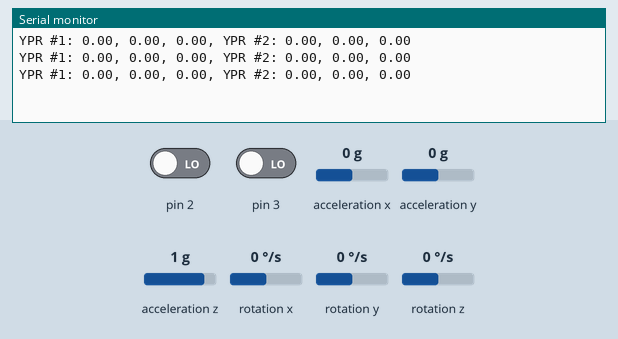
Bench run of a sketch on a simulated Arduino Uno, built with avr-gcc and run on an emulated ATmega328P. Parts: the last lines printed to the serial monitor. The inputs (shaded band) are chosen by the test bench; at power-on: acceleration x 0 g, acceleration y 0 g, acceleration z 1 g, rotation z 0 °/s, pin 2 LOW, pin 3 LOW, rotation x 0 °/s, rotation y 0 °/s. The sensor or clock chip raises its interrupt line as the real part does.

Above: at 2.2 s.
2.3 s: acceleration x set to -1.4 g
At 3.0 s:
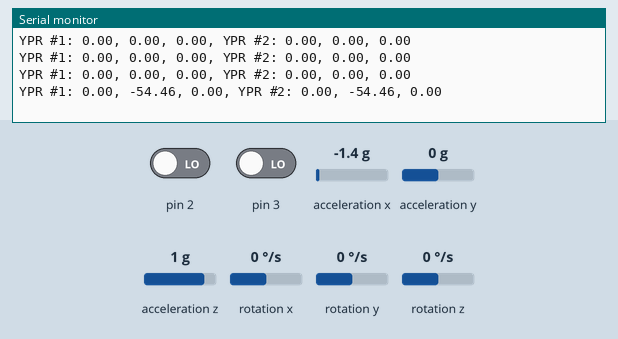
3.8 s: acceleration y set to -1.4 g
At 4.5 s:
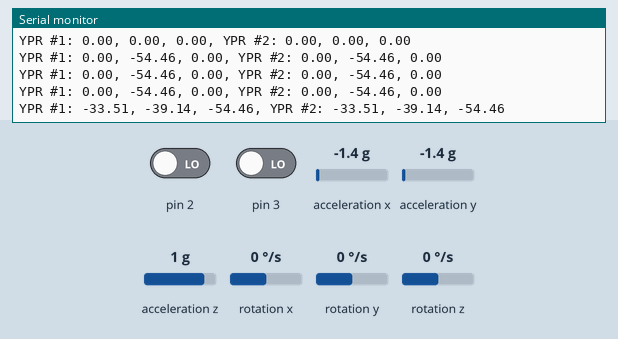
5.3 s: acceleration z set to -1.4 g
At 6.0 s:
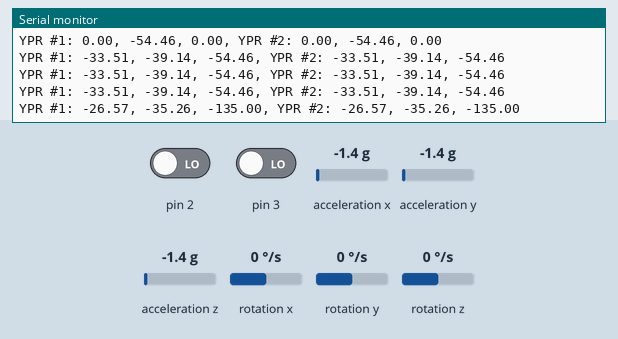
6.8 s: rotation z set to -192 °/s
At 7.5 s:
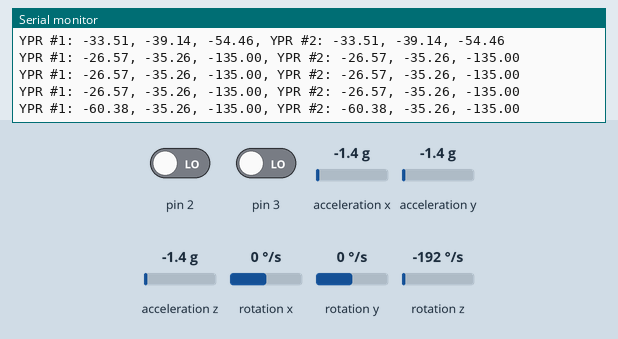
8.3 s: pin 2 driven HIGH
At 9.0 s:
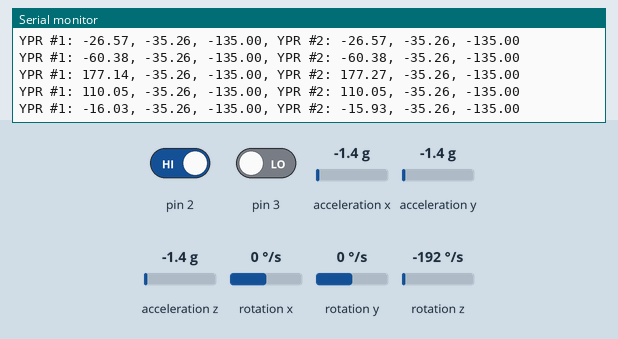
9.8 s: pin 3 driven HIGH
At 10.5 s:
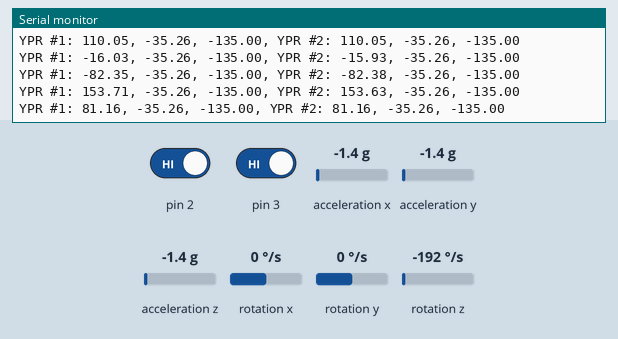
Timing chart, 0 to 12.3 s (numbered marks = the images above; inputs shaded):
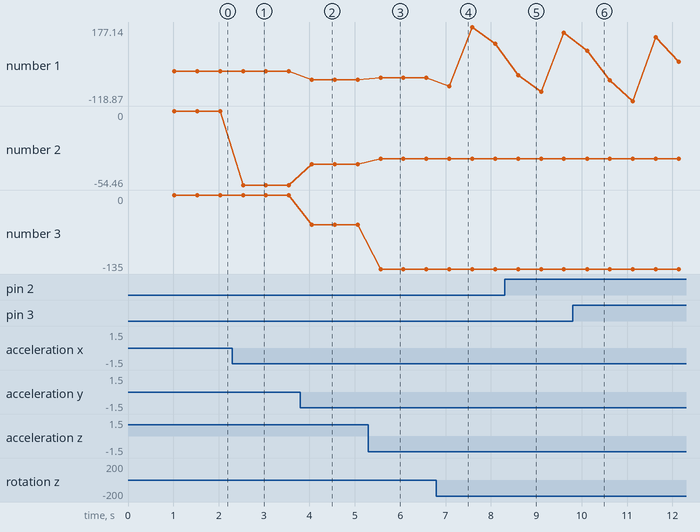

The sketch:

gyro_sensor.ino
```cpp
#include <Wire.h>
#include <I2Cdev.h>
#include <MPU6050_6Axis_MotionApps20.h>

// Create instances for both sensors
MPU6050 mpu1(0x68);  // Address of the first MPU6050
MPU6050 mpu2(0x69);  // Address of the second MPU6050

bool dmpReady1 = false;  // Set true if DMP init was successful
bool dmpReady2 = false;  // Set true if DMP init was successful
uint8_t mpuIntStatus1;   // Holds actual interrupt status byte from MPU
uint8_t mpuIntStatus2;   // Holds actual interrupt status byte from MPU
uint8_t devStatus1;      // Return status after each device operation (0 = success, !0 = error)
uint8_t devStatus2;      // Return status after each device operation (0 = success, !0 = error)
uint16_t packetSize1;    // Expected DMP packet size (default is 42 bytes)
uint16_t packetSize2;    // Expected DMP packet size (default is 42 bytes)
uint16_t fifoCount1;     // Count of all bytes currently in FIFO
uint16_t fifoCount2;     // Count of all bytes currently in FIFO
uint8_t fifoBuffer1[64]; // FIFO storage buffer
uint8_t fifoBuffer2[64]; // FIFO storage buffer

Quaternion q1;           // [w, x, y, z] quaternion container
Quaternion q2;           // [w, x, y, z] quaternion container
VectorFloat gravity1;    // [x, y, z] gravity vector
VectorFloat gravity2;    // [x, y, z] gravity vector
float ypr1[3];           // [yaw, pitch, roll] yaw/pitch/roll container and gravity vector
float ypr2[3];           // [yaw, pitch, roll] yaw/pitch/roll container and gravity vector

unsigned long lastOutputTime = 0;
const int outputInterval = 500; // Output every 0.5 seconds

void setup() {
  Serial.begin(115200);
  Wire.begin();
  Wire.setClock(400000);  // Set I2C frequency to 400kHz

  // Initialize the first MPU6050 sensor
  mpu1.initialize();
  devStatus1 = mpu1.dmpInitialize();

  // Supply your own gyro offsets here, scaled for min sensitivity
  mpu1.setXGyroOffset(220);
  mpu1.setYGyroOffset(76);
  mpu1.setZGyroOffset(-85);
  mpu1.setZAccelOffset(1788); // 1688 factory default for my test chip

  // Make sure it worked (returns 0 if so)
  if (devStatus1 == 0) {
    // Turn on the DMP, now that it's ready
    mpu1.setDMPEnabled(true);

    // Enable Arduino interrupt detection
    attachInterrupt(digitalPinToInterrupt(2), dmpDataReady1, RISING);
    mpuIntStatus1 = mpu1.getIntStatus();

    // Set our DMP ready flag
    dmpReady1 = true;

    // Get expected DMP packet size for later comparison
    packetSize1 = mpu1.dmpGetFIFOPacketSize();
  } else {
    // ERROR! DMP initialization failed
    Serial.print("DMP Initialization failed (code ");
    Serial.print(devStatus1);
    Serial.println(")");
  }

  // Initialize the second MPU6050 sensor
  mpu2.initialize();
  devStatus2 = mpu2.dmpInitialize();

  // Supply your own gyro offsets here, scaled for min sensitivity
  mpu2.setXGyroOffset(220);
  mpu2.setYGyroOffset(76);
  mpu2.setZGyroOffset(-85);
  mpu2.setZAccelOffset(1788); // 1688 factory default for my test chip

  // Make sure it worked (returns 0 if so)
  if (devStatus2 == 0) {
    // Turn on the DMP, now that it's ready
    mpu2.setDMPEnabled(true);

    // Enable Arduino interrupt detection
    attachInterrupt(digitalPinToInterrupt(3), dmpDataReady2, RISING);
    mpuIntStatus2 = mpu2.getIntStatus();

    // Set our DMP ready flag
    dmpReady2 = true;

    // Get expected DMP packet size for later comparison
    packetSize2 = mpu2.dmpGetFIFOPacketSize();
  } else {
    // ERROR! DMP initialization failed
    Serial.print("DMP Initialization failed (code ");
    Serial.print(devStatus2);
    Serial.println(")");
  }
}

void loop() {
  if (!dmpReady1 || !dmpReady2) return;

  unsigned long currentTime = millis();

  // Check for DMP data ready interrupt
  mpuIntStatus1 = mpu1.getIntStatus();
  mpuIntStatus2 = mpu2.getIntStatus();

  // Get current FIFO count
  fifoCount1 = mpu1.getFIFOCount();
  fifoCount2 = mpu2.getFIFOCount();

  // Check for overflow
  if ((mpuIntStatus1 & 0x10) || fifoCount1 == 1024) {
    mpu1.resetFIFO();
    Serial.println("FIFO overflow!");
  } else if (mpuIntStatus1 & 0x02) {
    while (fifoCount1 < packetSize1) fifoCount1 = mpu1.getFIFOCount();
    mpu1.getFIFOBytes(fifoBuffer1, packetSize1);
    fifoCount1 -= packetSize1;

    mpu1.dmpGetQuaternion(&q1, fifoBuffer1);
    mpu1.dmpGetGravity(&gravity1, &q1);
    mpu1.dmpGetYawPitchRoll(ypr1, &q1, &gravity1);
  }

  if ((mpuIntStatus2 & 0x10) || fifoCount2 == 1024) {
    mpu2.resetFIFO();
    Serial.println("FIFO overflow!");
  } else if (mpuIntStatus2 & 0x02) {
    while (fifoCount2 < packetSize2) fifoCount2 = mpu2.getFIFOCount();
    mpu2.getFIFOBytes(fifoBuffer2, packetSize2);
    fifoCount2 -= packetSize2;

    mpu2.dmpGetQuaternion(&q2, fifoBuffer2);
    mpu2.dmpGetGravity(&gravity2, &q2);
    mpu2.dmpGetYawPitchRoll(ypr2, &q2, &gravity2);
  }

  // Output data every 0.5 seconds
  if (currentTime - lastOutputTime >= outputInterval) {
    lastOutputTime = currentTime;

    Serial.print("YPR #1: ");
    Serial.print(ypr1[0] * 180 / PI);
    Serial.print(", ");
    Serial.print(ypr1[1] * 180 / PI);
    Serial.print(", ");
    Serial.print(ypr1[2] * 180 / PI);
    Serial.print(", ");

    Serial.print("YPR #2: ");
    Serial.print(ypr2[0] * 180 / PI);
    Serial.print(", ");
    Serial.print(ypr2[1] * 180 / PI);
    Serial.print(", ");
    Serial.println(ypr2[2] * 180 / PI);
  }
}

void dmpDataReady1() {
  mpuIntStatus1 = mpu1.getIntStatus();
}

void dmpDataReady2() {
  mpuIntStatus2 = mpu2.getIntStatus();
}
```

Measured:
- after the input at 2.3 s, the serial monitor: prints a new line after 0.24 s (image 1)
- after the input at 3.8 s, the serial monitor: prints a new line after 0.25 s (image 2)
- after the input at 5.3 s, the serial monitor: prints a new line after 0.27 s (image 3)
- after the input at 6.8 s, the serial monitor: prints a new line after 0.28 s (image 4)
- after the input at 8.3 s, the serial monitor: prints a new line after 0.30 s (image 5)
- after the input at 9.8 s, the serial monitor: prints a new line after 0.32 s (image 6)
- plotted number 1: 0 → -33.51 after the input at 3.8 s, -33.51 → -26.57 after the input at 5.3 s, -26.57 → 110.05 after the input at 6.8 s, 110.05 → 153.71 after the input at 8.3 s, 153.71 → 37.94 after the input at 9.8 s
- plotted number 2: 0 → -54.46 after the input at 2.3 s, -54.46 → -39.14 after the input at 3.8 s, -39.14 → -35.26 after the input at 5.3 s
